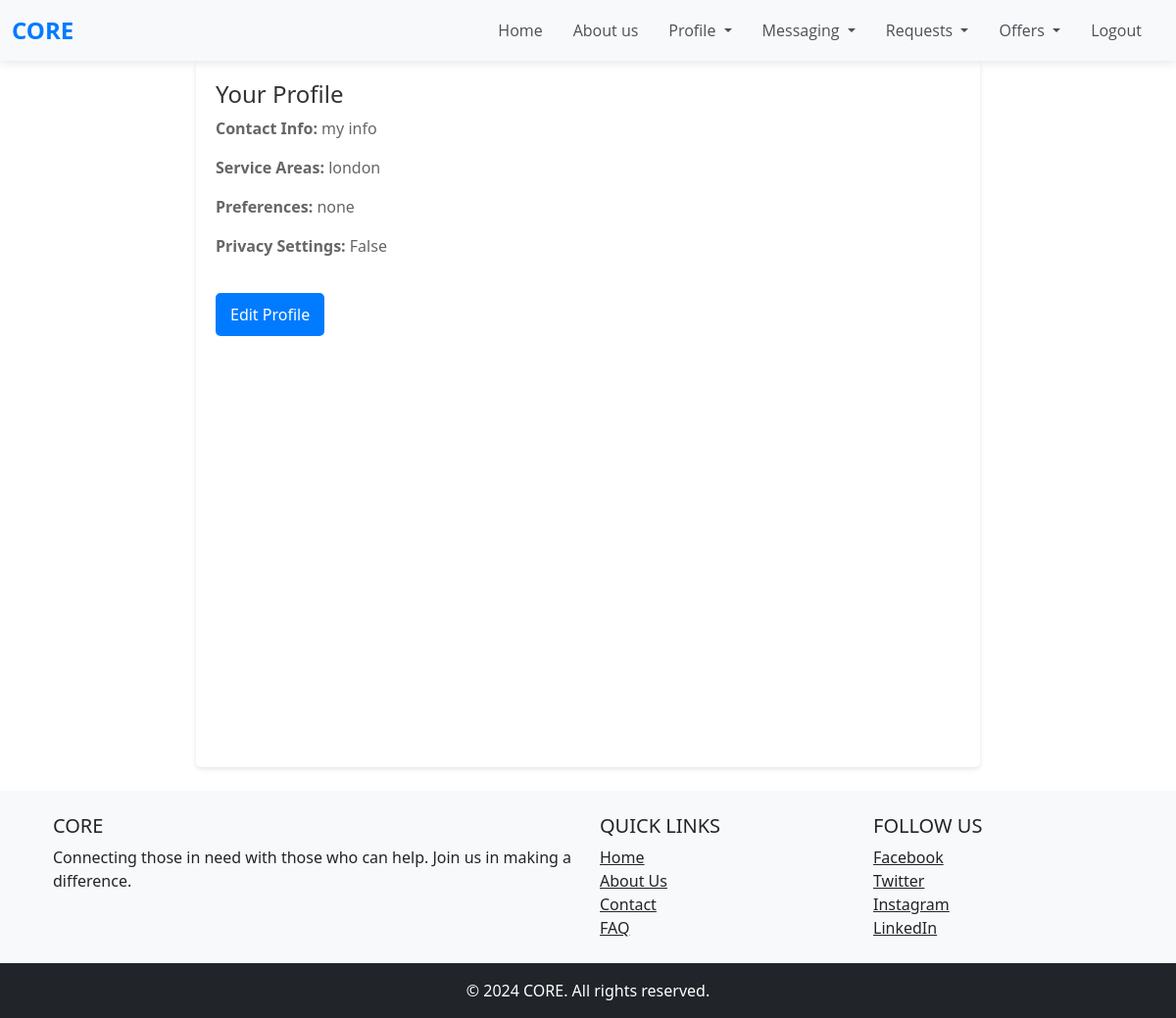
Page /profile/ (signed in) on the committed database.
### accounts/models.py (models this page shows, shortened)
class Profile(models.Model):
    LOCATION_CHOICES = [
        ('address', 'Address'),
        ('coordinates', 'Latitude and Longitude'),
    ]
    user = models.OneToOneField(User, on_delete=models.CASCADE)
    contact_info = models.TextField(blank=True)
    service_areas = models.CharField(max_length=255, blank=True)
    preferences = models.TextField(blank=True)
    privacy_settings = models.BooleanField(default=True)
    location_type = models.CharField(max_length=20, choices=LOCATION_CHOICES, default='address')
    address = models.CharField(
        max_length=255,
        blank=True,
        default="No address provided"
    )
    latitude = models.FloatField(
        null=True,
        blank=True,
        default=51.99656842422461
    )
    longitude = models.FloatField(
        null=True,
        blank=True,
        default=-0.9913942306871908
    )

### accounts/views.py (the view)
# urls.py: path('profile/', accounts_views.profile_view, name='profile_view'),
@login_required
def profile_view(request):
    profile = request.user.profile
    return render(request, 'profile_view.html', {'profile': profile})

### accounts/templates/profile_view.html (shortened to what this page needs)
{% extends 'base.html' %}
{% block content %}
{% load static %}
<link rel="stylesheet" type="text/css" href="{% static 'css/profile_view.css' %}">
<link rel="stylesheet" href="https://unpkg.com/leaflet/dist/leaflet.css" />
<div class="profile-container">
    <h2>Your Profile</h2>
    <p><strong>Contact Info:</strong> {{ profile.contact_info }}</p>
    <p><strong>Service Areas:</strong> {{ profile.service_areas }}</p>
    <p><strong>Preferences:</strong> {{ profile.preferences }}</p>
    <p><strong>Privacy Settings:</strong> {{ profile.privacy_settings }}</p>
    <a href="{% url 'profile_edit' %}" class="edit-link">Edit Profile</a>
    <div id="map" style="height:400px;width:100%;margin-top:20px;"></div>
</div>
{% endblock %}

### static/css/base.css (style rules this page uses)
html, body { height: 100%; margin: 0; display: flex; flex-direction: column; }

### static/css/profile_view.css (style rules this page uses)
.profile-container { max-width: 800px; margin: auto; padding: 20px; background: #fff; box-shadow: 0 2px 5px rgba(0,0,0,0.1); border-radius: 5px; }
.profile-container h2 { color: #333; font-size: 24px; }
.profile-container p { font-size: 16px; color: #666; line-height: 1.5; }
.edit-link { display: inline-block; margin-top: 20px; padding: 10px 15px; background-color: #007bff; color: white; text-decoration: none; border-radius: 5px; }
#map { height: 400px; width: 100%; margin-top: 20px; }

### rows in the picture
Profile: contact_info "my info", service_areas "london", preferences "none", privacy_settings "False"
